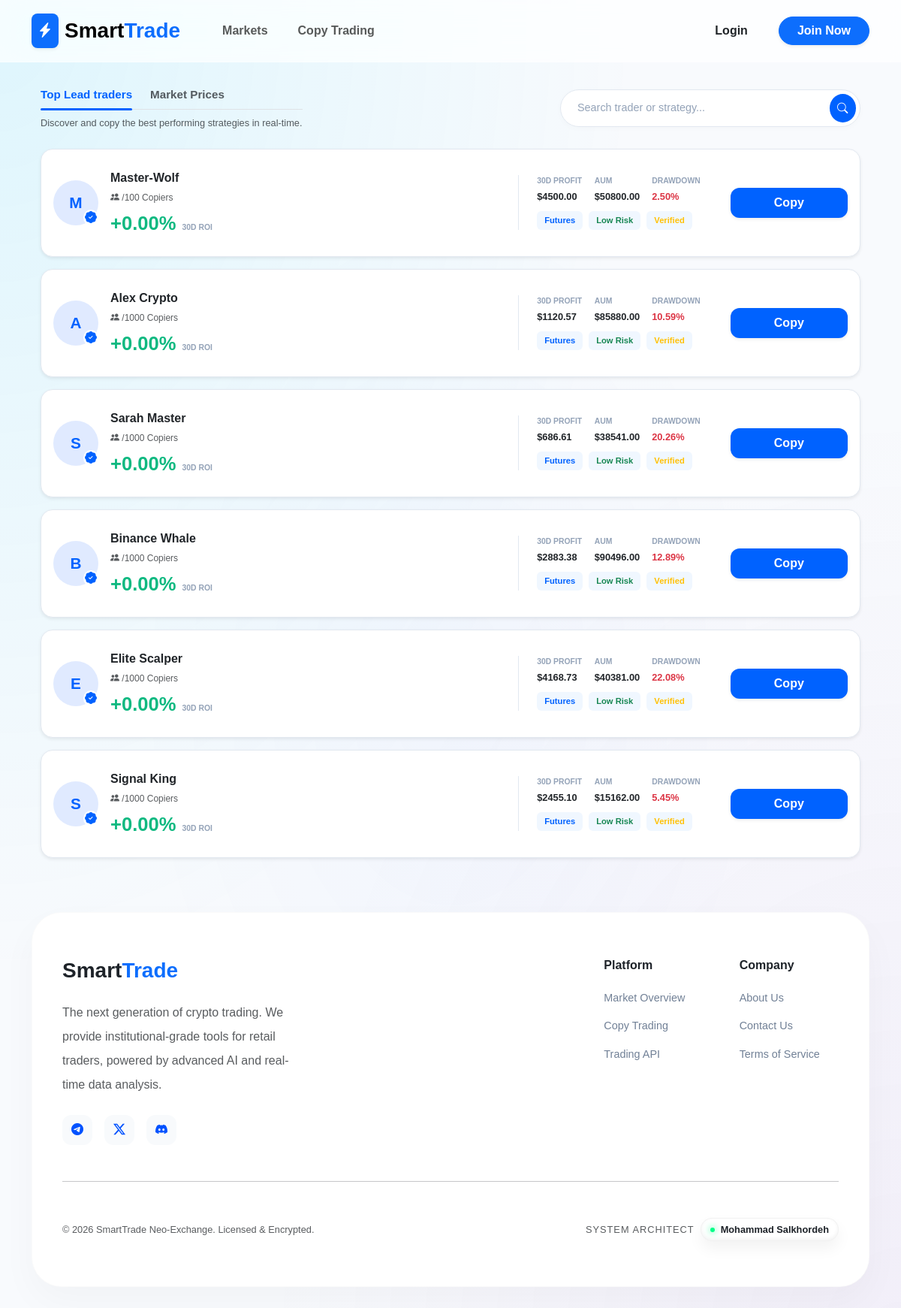
The page /trading/copy-trading/ on the database as committed earlier.
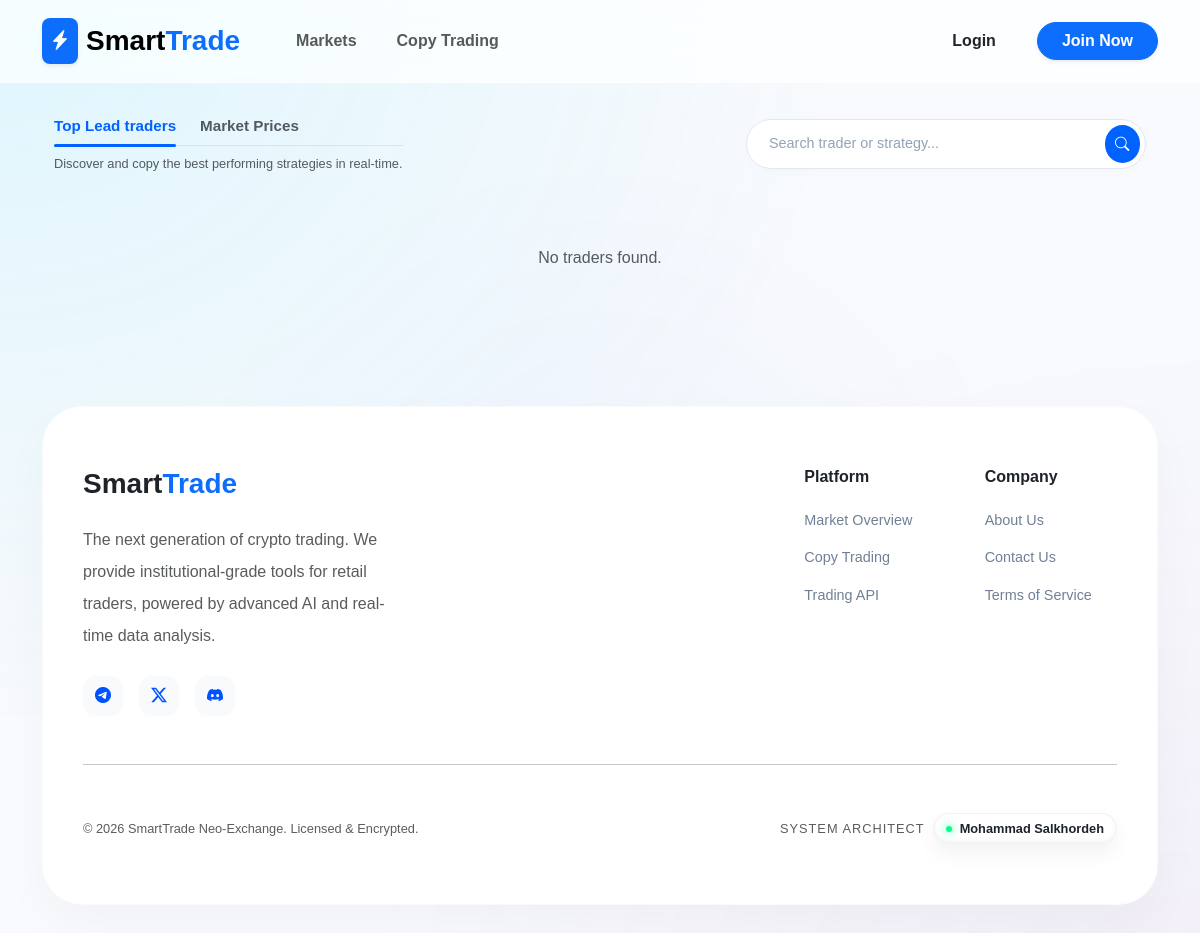
The same page on the database as committed later.
### apps/trading/models.py (models this page shows, shortened)
class LeadTrader(models.Model):
    name = models.CharField(max_length=100)
    avatar = models.ImageField(upload_to='traders/', blank=True, null=True)
    roi_30d = models.DecimalField(max_digits=10, decimal_places=2, default=0.0)
    pnl_30d = models.DecimalField(max_digits=20, decimal_places=2, default=0.0)
    aum = models.DecimalField(max_digits=20, decimal_places=2, default=0.0)
    max_drawdown = models.DecimalField(max_digits=5, decimal_places=2, default=0.0)
    win_rate = models.IntegerField(default=85)
    risk_level = models.IntegerField(default=3)
    followers_count_manual = models.IntegerField(default=0, help_text="فالوورهای فیک برای جذابیت")
    capacity = models.IntegerField(default=100)
    chart_history_json = models.JSONField(default=list, help_text="تاریخچه سودها برای رسم نمودار")
    target_profit_growth = models.FloatField(default=0.0, help_text="عددی که طی ۷ روز به چارت اضافه می‌شود")

### apps/trading/views.py (the view)
# urls.py: path('copy-trading/', views.copy_trading_dashboard, name='copy_list'),
def copy_trading_dashboard(request):
    query = request.GET.get('q')
    if query:
        traders = LeadTrader.objects.filter(
            Q(name__icontains=query) |
            Q(aum__icontains=query)
        )
    else:
        traders = LeadTrader.objects.all()
    pairs = TradingPair.objects.filter(is_active=True)
    for pair in pairs:
        try:
            current_real_price = CryptoPriceService.fetch_real_time_price(pair.symbol, pair.real_price)
            if current_real_price > 0:
                pair.real_price = current_real_price
                pair.save()
        except Exception:
            pass
    return render(request, 'trading/copy_trading.html', {
        'traders': traders,
        'pairs': pairs,
        'page_title': 'Copy Trading'
    })

### apps/accounts/views.py (called while the page is built)
def user_notifications(request):
    if request.user.is_authenticated:
        return {
            'unread_notifications': request.user.notifications.filter(is_read=False).order_by('-created_at')
        }
    return {}

### templates/trading/copy_trading.html (shortened to what the changed rows need)
{% extends "base.html" %}
{% block content %}
<div class="container py-4">
    <div class="row g-3">
        {% for trader in traders %}
        <div class="col-12">
            <div class="card trader-card-blue border-0 shadow-sm p-3 position-relative"
                 onclick="location.href='{% url 'trading:trader_detail' trader.id %}'"
                 style="cursor: pointer;">
                <div class="row align-items-center">
                    <div class="col-lg-3 col-md-5 col-12 mb-3 mb-md-0">
                        <div class="d-flex align-items-center gap-3">
                            <div class="avatar-box position-relative">
                                {% if trader.avatar %}
                                    <img src="{{ trader.avatar.url }}" class="rounded-circle border" width="60" height="60" style="object-fit: cover;">
                                {% else %}
                                    <div class="avatar-placeholder-blue">{{ trader.name|first|upper }}</div>
                                {% endif %}
                                <div class="v-badge"><i class="bi bi-patch-check-fill"></i></div>
                            </div>
                            <div>
                                <h6 class="fw-bold text-dark mb-1">{{ trader.name }}</h6>
                                <span class="text-muted tiny-text"><i class="bi bi-people-fill"></i> {{ trader.copiers_count }}/{{ trader.capacity }} Copiers</span>
                                <div class="mt-2 d-flex align-items-baseline gap-2">
                                    <h4 id="roi-{{ forloop.counter }}" class="roi-blue mb-0">...</h4>
                                    <small class="text-muted x-small-label">30D ROI</small>
                                </div>
                            </div>
                        </div>
                    </div>
                    <div class="col-lg-4 col-12 mb-3 mb-md-0 px-md-3">
                        <div class="chart-clean-wrapper">
                            <div class="tradingview-widget-container">
                            </div>
                            <div class="chart-touch-shield"></div>
                        </div>
                    </div>
                    <div class="col-lg-3 col-md-4 col-12 border-start-md px-md-4 border-start-custom">
                        <div class="row g-2">
                            <div class="col-4">
                                <label class="text-muted d-block x-small-label">30D Profit</label>
                                <span class="fw-bold text-dark small">${{ trader.pnl_30d }}</span>
                            </div>
                            <div class="col-4">
                                <label class="text-muted d-block x-small-label">AUM</label>
                                <span class="fw-bold text-dark small">${{ trader.aum }}</span>
                            </div>
                            <div class="col-4">
                                <label class="text-muted d-block x-small-label">Drawdown</label>
                                <span class="fw-bold text-danger small">{{ trader.max_drawdown }}%</span>
                            </div>
                            <div class="col-12 mt-2">
                                <div class="d-flex gap-2">
                                    <span class="badge-blue-soft">Futures</span>
                                    <span class="badge-blue-soft text-success">Low Risk</span>
                                    <span class="badge-blue-soft text-warning">Verified</span>
                                </div>
                            </div>
                        </div>
                    </div>
                    <div class="col-lg-2 col-md-3 col-12 text-end mt-3 mt-md-0">
                        <button type="button"
                                class="btn btn-copy-blue shadow-sm w-100 py-2"
                                onclick="event.stopPropagation(); document.getElementById('simpleForm{{ trader.id }}').style.display='block';">
                            Copy
                        </button>
                    </div>
                </div>
            </div>
        </div>
        {% empty %}
        <div class="col-12 text-center py-5"><p class="text-muted">No traders found.</p></div>
        {% endfor %}
    </div>
</div>
{% endblock %}

Rows that differ between the two databases and show on the page:
removed LeadTrader: name|first "M", name "Master-Wolf", capacity "100", pnl_30d "4500.00", aum "50800.00", max_drawdown "2.50"
removed LeadTrader: name|first "A", name "Alex Crypto", capacity "1000", pnl_30d "1120.57", aum "85880.00", max_drawdown "10.59"
removed LeadTrader: name|first "S", name "Sarah Master", capacity "1000", pnl_30d "686.61", aum "38541.00", max_drawdown "20.26"
removed LeadTrader: name|first "B", name "Binance Whale", capacity "1000", pnl_30d "2883.38", aum "90496.00", max_drawdown "12.89"
removed LeadTrader: name|first "E", name "Elite Scalper", capacity "1000", pnl_30d "4168.73", aum "40381.00", max_drawdown "22.08"
removed LeadTrader: name|first "S", name "Signal King", capacity "1000", pnl_30d "2455.10", aum "15162.00", max_drawdown "5.45"
Other text that changed with them:
text now shown: "No traders found."
